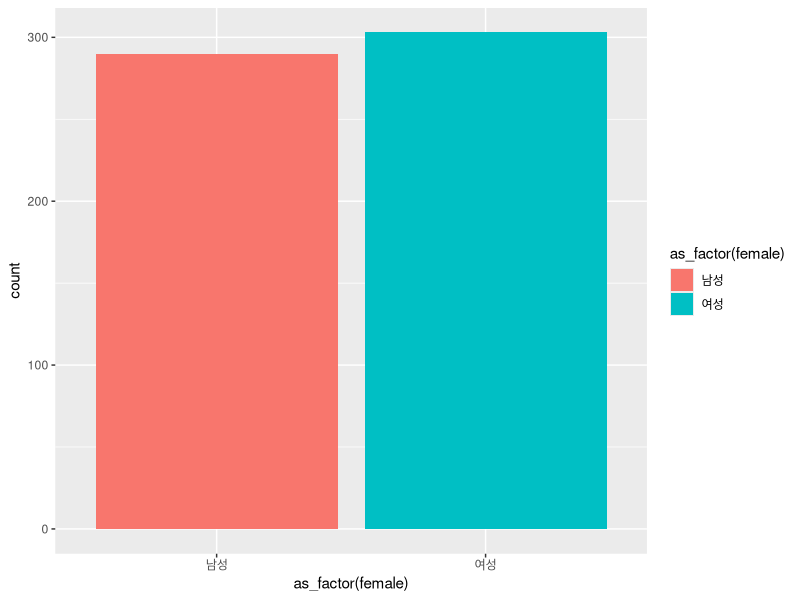
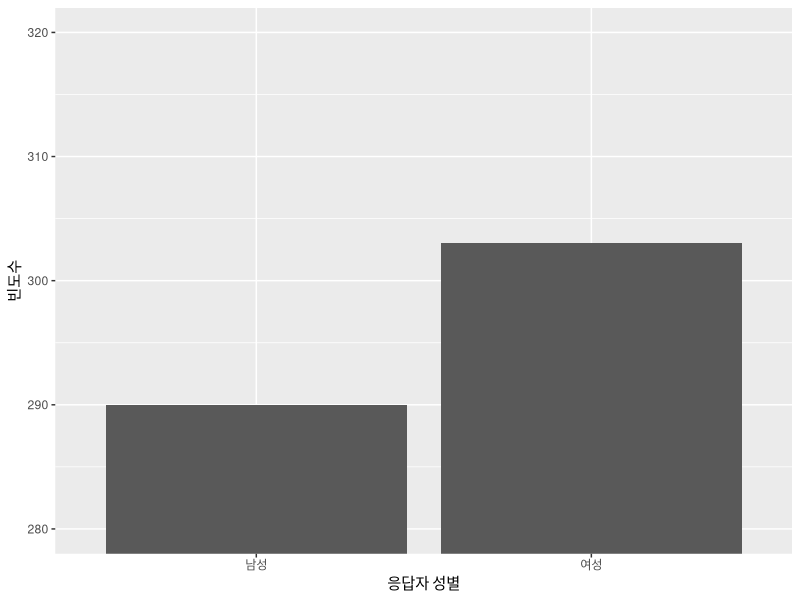
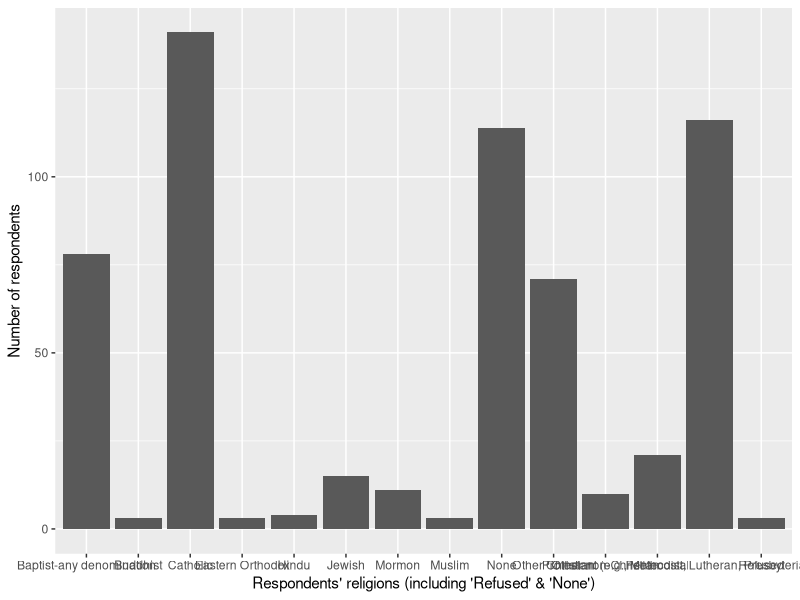
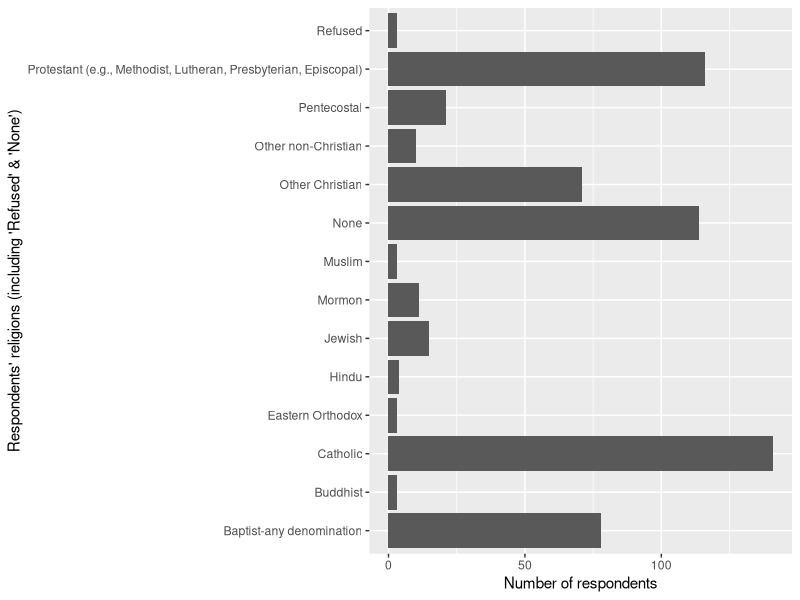
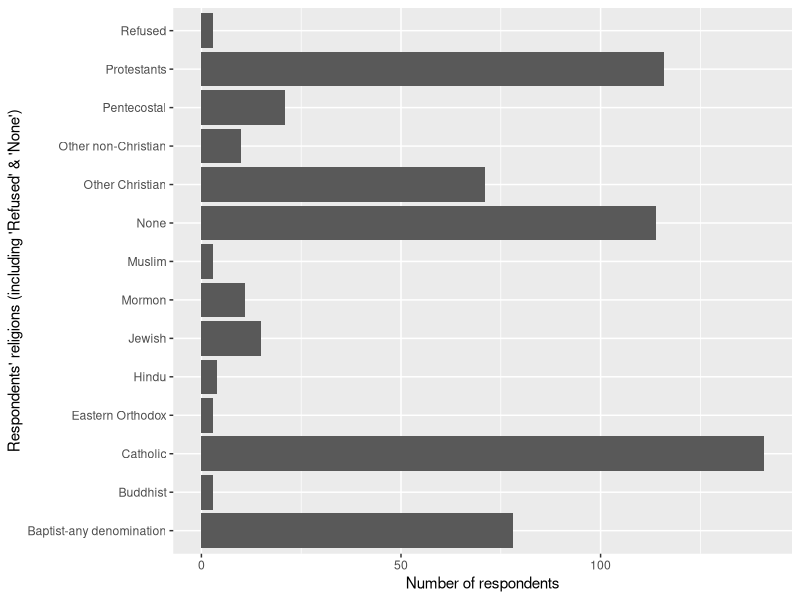
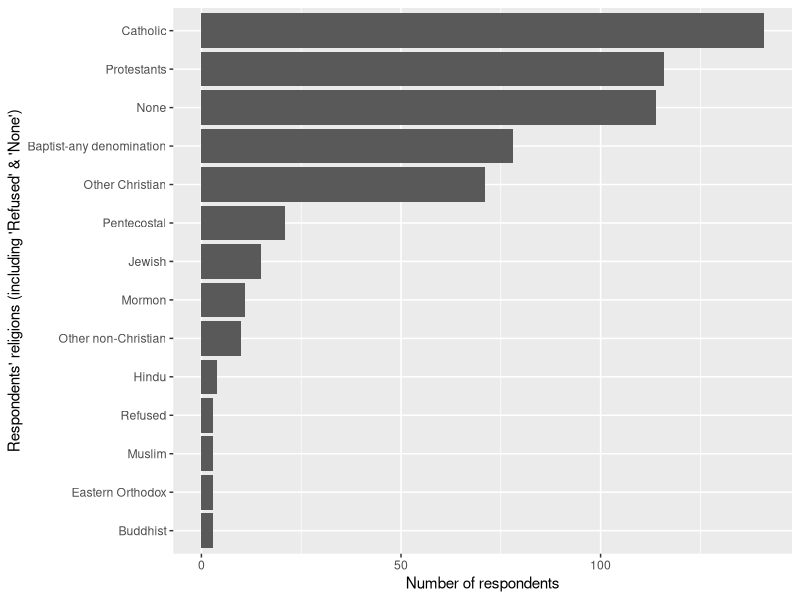
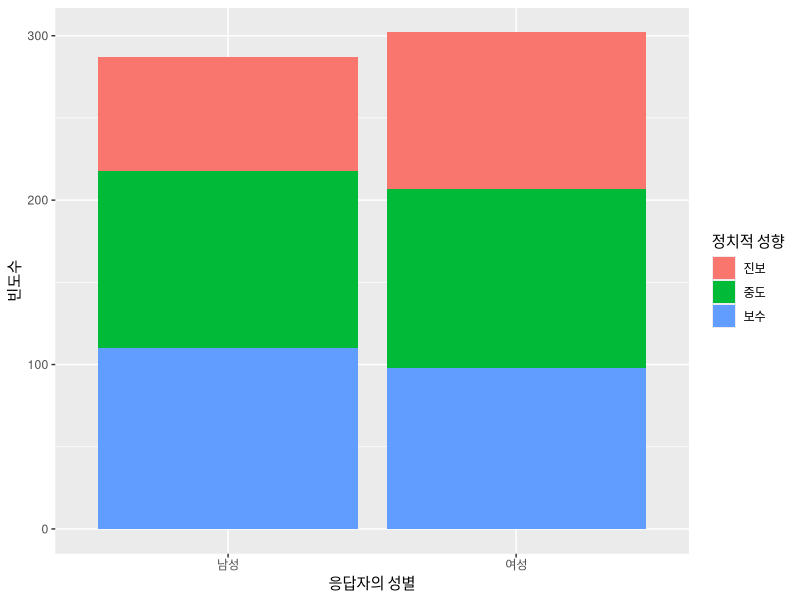
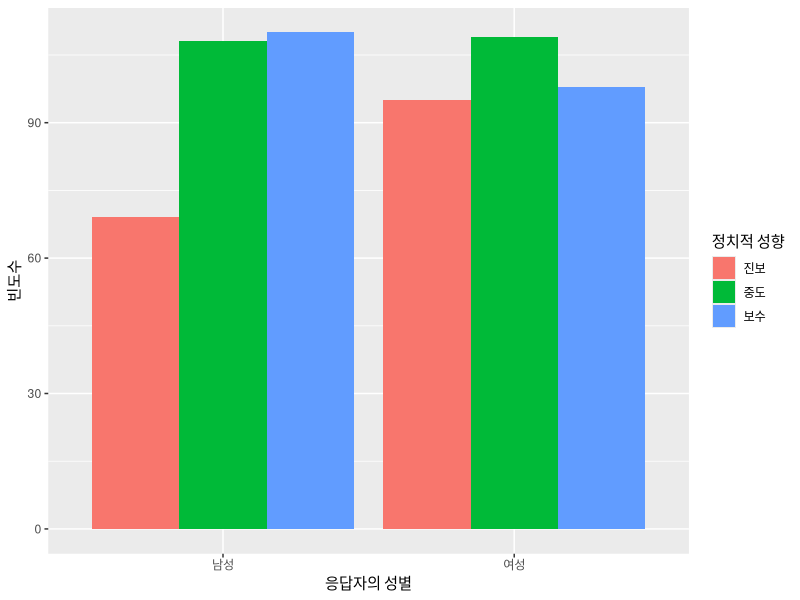

Reproduce these figures in R, in order.
library(tidyverse)
library(haven)
library(readxl)

data_131 <- read_spss("data/data_TESS3_131.sav")
mydata <- data_131 %>% 
  mutate_if(
    is.double,
    funs(ifelse(. < 0, NA, .))
  )
mydata

mydata %>% 
  count(PPGENDER)

mydata <- mydata %>% 
  mutate(
    female=labelled(PPGENDER, c(남성=1, 여성=2))
  )

mydata %>% 
  count(as_factor(female))

ggplot(mydata, aes(x=as_factor(female))) +
  geom_bar(aes(fill = as_factor(female)))

mydata %>% 
  ggplot(aes(x=as_factor(female))) +
  geom_bar() +
  labs(x="응답자 성별", 
       y="빈도수") +
  coord_cartesian(ylim=c(280, 320))

# mydata %>% 
#   ggplot(aes(x=as_factor(female))) +
#   geom_bar() +
#   labs(x="응답자 성별", 
#        y="빈도수") +
#   ylim(280, 320)

# 범주형 변수의 수준이 많을 경우 빈도분석

mydata <- mydata %>% 
  mutate(
    religion = as.character(as_factor(data_131$REL1))
  )


mydata %>% count(religion)

myresult <- mydata %>% count(religion)
ggplot(myresult, aes(x=religion, y=n)) +
  geom_col() +
  labs(x="Respondents' religions (including 'Refused' & 'None')",
       y="Number of respondents")

ggplot(myresult, aes(x=religion, y=n)) +
  geom_col() +
  labs(x="Respondents' religions (including 'Refused' & 'None')",
       y="Number of respondents") +
  coord_flip()

myresult <- myresult %>% 
  mutate(
    religion=ifelse(str_detect(religion, "Protestant"), "Protestants", religion)
  )

myresult %>% 
  ggplot(aes(x=religion, y=n)) +
  geom_col() +
  labs(x="Respondents' religions (including 'Refused' & 'None')",
       y="Number of respondents") +
  coord_flip()

myresult <- myresult %>% 
  mutate(
    religion=fct_reorder(religion, n, "mean")
  )

myresult %>% 
  ggplot(aes(x=religion, y=n)) +
  geom_col() +
  labs(x="Respondents' religions (including 'Refused' & 'None')",
       y="Number of respondents") +
  coord_flip()

mydata <- mydata %>% 
  mutate(
    libcon3 = as.double(cut(IDEO, c(0, 3, 4, Inf), 1:3)),
    libcon3 = labelled(libcon3, c(진보=1, 중도=2, 보수=3))
  )

mydata %>% 
  count(libcon3)

mydata %>% 
  count(as_factor(female), as_factor(libcon3))

myresult <- mydata %>% 
  count(as_factor(female), as_factor(libcon3)) %>% 
  drop_na()

myresult %>% 
  spread(key=`as_factor(libcon3)`, value=n)

ggplot(myresult, aes(x=`as_factor(female)`, y=n,
                     fill=`as_factor(libcon3)`)) +
  geom_col() +
  labs(x="응답자의 성별", 
       y="빈도수",
       fill="정치적 성향")

ggplot(myresult, aes(x=`as_factor(female)`, y=n,
                     fill=`as_factor(libcon3)`)) +
  geom_col(position = "dodge") +
  labs(x="응답자의 성별", 
       y="빈도수",
       fill="정치적 성향")

ggplot(myresult, aes(x=`as_factor(libcon3)`, y=n,
                     fill=`as_factor(female)`)) +
  geom_col(position = "dodge") +
  labs(x="정치적 성향", 
       y="빈도수",
       fill="응답자의 성별")

myresult %>% 
  spread(`as_factor(libcon3)`, n) %>% 
  mutate_if(
    is.integer,
    funs(100*(./sum(.)))
  )

ggplot(myresult, aes(x=`as_factor(libcon3)`, y=n,
                     fill=`as_factor(female)`)) +
  geom_col(position = "fill") +
  labs(x="정치적 성향", y="응답자 비율", fill="응답자의 성별")

ggplot(myresult, aes(x=`as_factor(libcon3)`, y=n,
                     fill=`as_factor(female)`)) +
  geom_col(position = "fill") +
  labs(x="정치적 성향", y="응답자 비율", fill="응답자의 성별") +
  scale_y_continuous(breaks=0.2*(0:5),
                     labels=str_c(20*(0:5), "%", sep="")) +
  theme(legend.position="top")

mydata <- mydata %>% 
  mutate(
    white=ifelse(PPETHM==1, 1, 0),
    white=labelled(white, c(다수인종=1, 소수인종들=0))
  )

myresult <- mydata %>% 
  count(as_factor(white), as_factor(female), as_factor(libcon3))

myresult %>% 
  drop_na() %>% 
  spread(`as_factor(libcon3)`, value=n)

myresult %>% 
  drop_na() %>% 
  group_by(`as_factor(white)`) %>% 
  spread(`as_factor(libcon3)`, n) %>% 
  mutate_if(
    is.integer,
    funs(100*(./sum(.)))
  )

myresult %>% 
  drop_na() %>% 
  ggplot(aes(x=`as_factor(female)`, 
             y=n,
             fill=`as_factor(libcon3)`)) +
  geom_col(position="fill")+
  labs(x="응답자의 성별",
       y="응답자 퍼센트",
       fill="정치적 성향") +
  scale_y_continuous(breaks=0.2*(0:5),
                     labels=str_c(20*(0:5), "%", sep="")) +
  theme(legend.position="top") +
  facet_grid(~`as_factor(white)`)

myresult %>% 
  drop_na() %>% 
  ggplot(aes(x=`as_factor(female)`, 
             y=n,
             fill=`as_factor(libcon3)`)) +
  geom_col(position="fill")+
  labs(x="응답자의 성별",
       y="응답자 퍼센트",
       fill="정치적 성향") +
  scale_y_continuous(breaks=0.2*(0:5),
                     labels=str_c(20*(0:5), "%", sep="")) +
  theme(legend.position="top") +
  facet_wrap(~`as_factor(white)`)

mydata <- mydata %>% 
  mutate(
    gen2=as.double(cut(PPAGE, c(0, 50, 99), 1:2)),
    gen2=labelled(gen2,
                  c("저연령(50세 이하)"=1, 
                    "고연령(51세 이상"=2))
  )

myresult <- mydata %>% 
  count(as_factor(gen2), as_factor(white),
        as_factor(female), as_factor(libcon3))

myresult %>% 
  drop_na() %>% 
  ggplot(aes(x=`as_factor(female)`,
             y=n,
             fill=`as_factor(libcon3)`)) +
  geom_col(position="fill") +
  labs(x="응답자의 성별",
       y="응답자 퍼센트",
       fill="정치적 성향") +
  scale_y_continuous(breaks=0.2*(0:5),
                     labels=str_c(20*(0:5),"%", sep="")) +
  theme(legend.position="top") +
  facet_grid(`as_factor(gen2)`~`as_factor(white)`)

myresult %>% 
  drop_na() %>% 
  ggplot(aes(x=`as_factor(female)`,
             y=n,
             fill=`as_factor(libcon3)`)) +
  geom_col(position="fill") +
  labs(x="응답자의 성별",
       y="응답자 퍼센트",
       fill="정치적 성향") +
  scale_y_continuous(breaks=0.2*(0:5),
                     labels=str_c(20*(0:5),"%", sep="")) +
  theme(legend.position="top") +
  facet_wrap(~`as_factor(gen2)`+`as_factor(white)`)

ggsave("freq_gender_ideo_race_generation.jpeg",
       width=16, height=16, units="cm")
